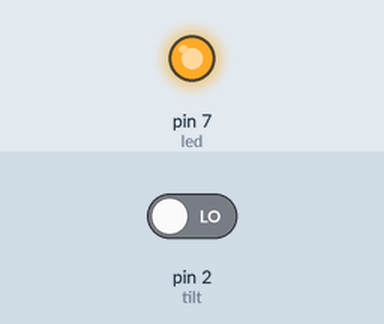
Simulated run of this sketch. Board: Arduino Uno, built with avr-gcc and run on an emulated ATmega328P. Parts: output pins drawn as LEDs (lit = HIGH). The test bench sets the inputs (shaded band); at power-on: pin 2 (tilt) LOW.

Above: at 1.2 s.
1.3 s: pin 2 (tilt) driven HIGH
At 2.5 s:
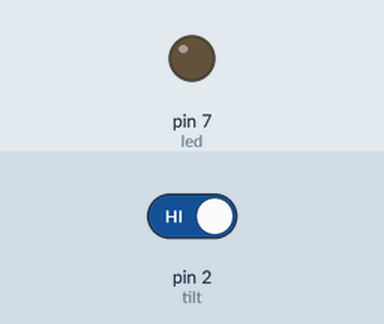
2.8 s: pin 2 (tilt) driven LOW
At 3.8 s:
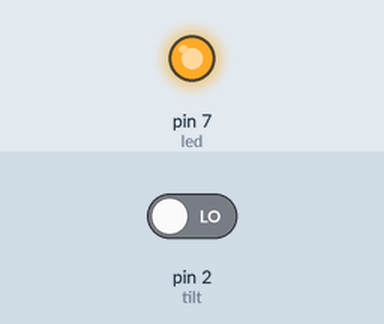
Timing chart, 0 to 5.8 s (numbered marks = the images above; inputs shaded):
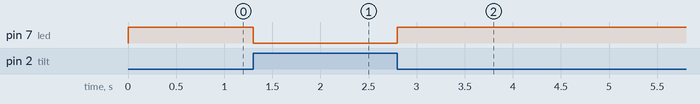

The sketch:

Tilt_Switch.ino
```cpp
int led=7;
int tilt =2;
void setup()
{
  pinMode(led,OUTPUT);
  pinMode(tilt,INPUT);
}
void loop()
{
  if(digitalRead(tilt)==HIGH)
  {
   digitalWrite(led,LOW);//turn off the LED
  }
  else
  {
    digitalWrite(led,HIGH);//turn on the LED
  }
}
```

Measured:
- after the input at 1.3 s, pin 7 (led): HIGH → LOW at once
- after the input at 2.8 s, pin 7 (led): LOW → HIGH at once
